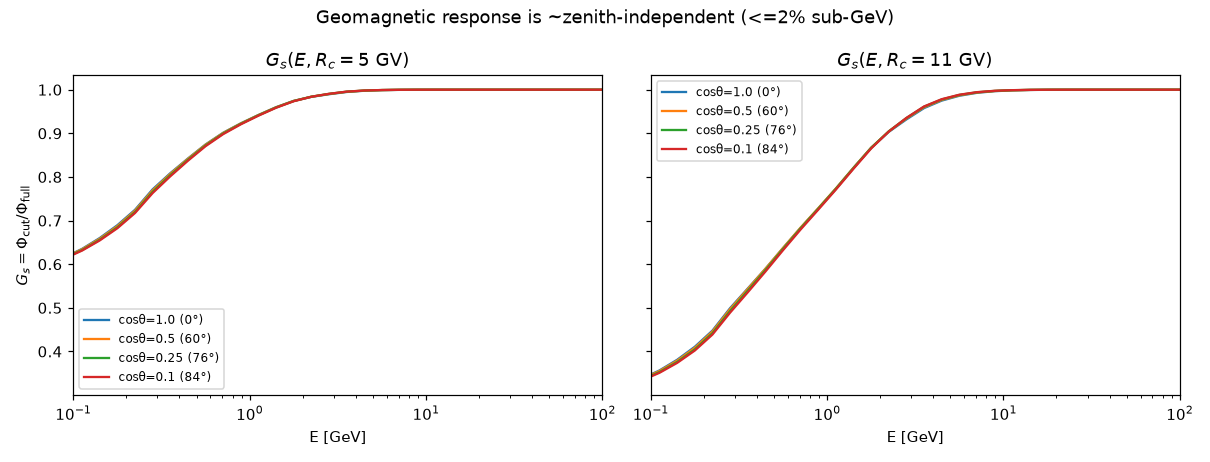

This figure's Python source:
"""Bound the zenith-independence of the geomagnetic response G_s(E, R_c).

`mceq3d_flux` precomputes the suppression ratio ``G_s = Phi_cut/Phi_full`` at the
**vertical** column and reuses it at all zeniths. The shower develops differently
along an extreme slant column (more meson decay, more muon energy loss), so one
might worry the ratio is zenith-dependent. This script tests that directly (the
reviewer's "zenith-insensitivity validation"): it recomputes ``G_s`` in raw MCEq at
several zeniths for fixed cutoffs and reports the deviation from vertical.

Result: ``G_s`` is zenith-independent to **<=2% even at the sub-GeV horizon**
(cosθ~0.1, ~84 deg) and **<=0.4% above 1 GeV** -- because the slant-depth shower
effects act on numerator and denominator alike and cancel in the ratio. So the
vertical precomputation is safe; `solve(zenith_dependent_geomag=True)` removes even
this residual if desired. Run::

    python geomag_zenith_check.py --plot
"""

from __future__ import annotations

import argparse

import numpy as np

from mceq3d_flux import MCEq3DFlux

CZ = [1.0, 0.5, 0.25, 0.1]  # cos(zenith): vertical -> ~84 deg
RC = [5.0, 11.0]  # GV


def measure():
    eng = MCEq3DFlux(base_model="mceq")
    e = eng.e
    rc_grid = np.array(RC)
    Gz = {}
    for cz in CZ:
        G, _ = eng.geomag_response(rc_grid, cz_ref=cz)
        Gz[cz] = G["total_numu"]  # (rc, E)
    return e, rc_grid, Gz


def main(argv=None):
    p = argparse.ArgumentParser(description=__doc__)
    p.add_argument("--plot", action="store_true")
    args = p.parse_args(argv)

    e, rc_grid, Gz = measure()
    worst = 0.0
    for ir, rc in enumerate(rc_grid):
        print(f"\nG_s(E, R_c={rc} GV) vs zenith (cz=cosθ):")
        print("  E[GeV]   cz=1.0   cz=0.5   cz=0.25  cz=0.1   max-dev")
        for E in (0.3, 0.5, 1.0, 2.0, 5.0, 10.0):
            ie = int(np.argmin(np.abs(e - E)))
            vals = [Gz[cz][ir, ie] for cz in CZ]
            dev = max(abs(v - vals[0]) for v in vals) / vals[0] if vals[0] > 0 else 0
            worst = max(worst, dev)
            print(
                f"  {E:6.2f}   {vals[0]:6.3f}   {vals[1]:6.3f}   "
                f"{vals[2]:6.3f}   {vals[3]:6.3f}   {dev * 100:4.1f}%"
            )
    print(f"\nWorst-case zenith deviation of G_s: {worst * 100:.1f}%")

    if args.plot:
        import matplotlib

        matplotlib.use("Agg")
        import matplotlib.pyplot as plt

        fig, axes = plt.subplots(1, len(rc_grid), figsize=(11, 4.2), sharey=True)
        for ir, (rc, ax) in enumerate(zip(rc_grid, axes)):
            for cz in CZ:
                z = np.degrees(np.arccos(cz))
                ax.semilogx(e, Gz[cz][ir], label=f"cosθ={cz} ({z:.0f}°)")
            ax.set_xlim(0.1, 100)
            ax.set_xlabel("E [GeV]")
            ax.set_title(f"$G_s(E, R_c={rc:.0f}$ GV$)$")
            ax.legend(fontsize=8)
        axes[0].set_ylabel(r"$G_s = \Phi_{\rm cut}/\Phi_{\rm full}$")
        fig.suptitle("Geomagnetic response is ~zenith-independent (<=2% sub-GeV)")
        fig.tight_layout()
        fig.savefig("geomag_zenith_check.png", dpi=110)
        print("saved plot -> geomag_zenith_check.png")


if __name__ == "__main__":
    main()
